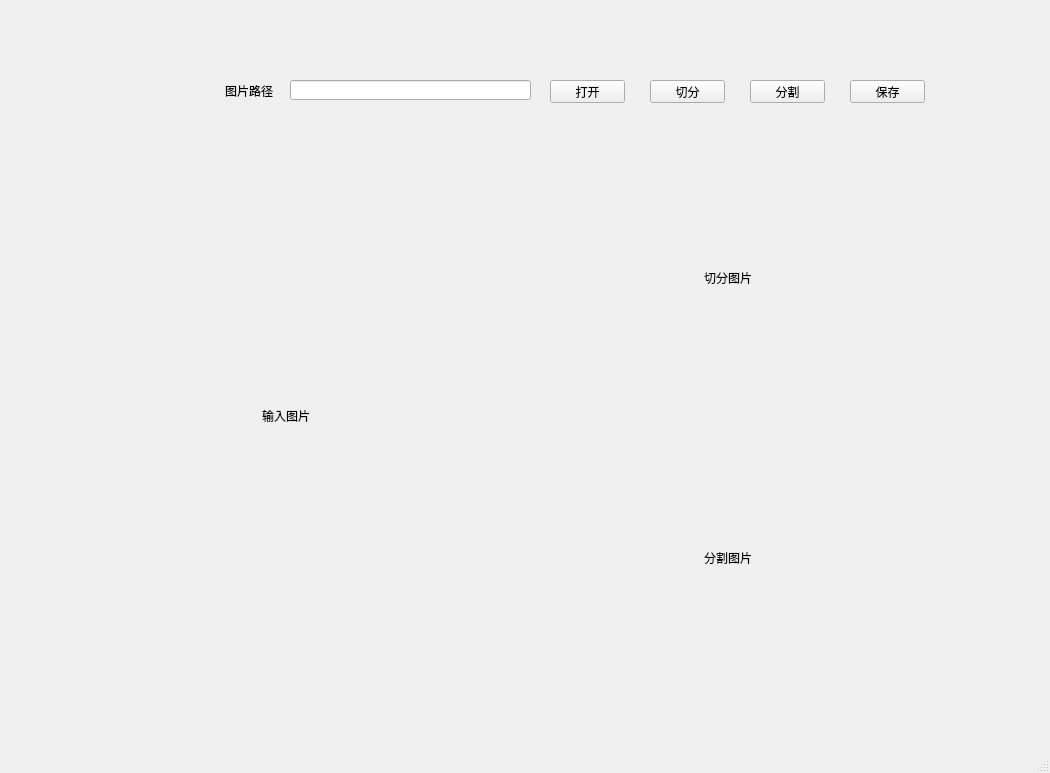
<?xml version="1.0" encoding="UTF-8"?>
<ui version="4.0">
 <class>MainWindow</class>
 <widget class="QMainWindow" name="MainWindow">
  <property name="geometry">
   <rect>
    <x>0</x>
    <y>0</y>
    <width>1050</width>
    <height>773</height>
   </rect>
  </property>
  <property name="windowTitle">
   <string>MainWindow</string>
  </property>
  <widget class="QWidget" name="centralwidget">
   <widget class="QLabel" name="label_InputImg">
    <property name="geometry">
     <rect>
      <x>30</x>
      <y>160</y>
      <width>512</width>
      <height>512</height>
     </rect>
    </property>
    <property name="text">
     <string>输入图片</string>
    </property>
    <property name="alignment">
     <set>Qt::AlignCenter</set>
    </property>
   </widget>
   <widget class="QLabel" name="label_CutImg">
    <property name="geometry">
     <rect>
      <x>600</x>
      <y>150</y>
      <width>256</width>
      <height>256</height>
     </rect>
    </property>
    <property name="text">
     <string>切分图片</string>
    </property>
    <property name="alignment">
     <set>Qt::AlignCenter</set>
    </property>
   </widget>
   <widget class="QLabel" name="label_SegImg">
    <property name="geometry">
     <rect>
      <x>600</x>
      <y>430</y>
      <width>256</width>
      <height>256</height>
     </rect>
    </property>
    <property name="text">
     <string>分割图片</string>
    </property>
    <property name="alignment">
     <set>Qt::AlignCenter</set>
    </property>
   </widget>
   <widget class="QPushButton" name="pushButton_Open">
    <property name="geometry">
     <rect>
      <x>550</x>
      <y>80</y>
      <width>75</width>
      <height>23</height>
     </rect>
    </property>
    <property name="text">
     <string>打开</string>
    </property>
   </widget>
   <widget class="QPushButton" name="pushButton__Cut">
    <property name="geometry">
     <rect>
      <x>650</x>
      <y>80</y>
      <width>75</width>
      <height>23</height>
     </rect>
    </property>
    <property name="text">
     <string>切分</string>
    </property>
   </widget>
   <widget class="QPushButton" name="pushButton_Segment">
    <property name="geometry">
     <rect>
      <x>750</x>
      <y>80</y>
      <width>75</width>
      <height>23</height>
     </rect>
    </property>
    <property name="text">
     <string>分割</string>
    </property>
   </widget>
   <widget class="QPushButton" name="pushButton_Save">
    <property name="geometry">
     <rect>
      <x>850</x>
      <y>80</y>
      <width>75</width>
      <height>23</height>
     </rect>
    </property>
    <property name="text">
     <string>保存</string>
    </property>
   </widget>
   <widget class="QLabel" name="label_ImgPath">
    <property name="geometry">
     <rect>
      <x>225</x>
      <y>85</y>
      <width>54</width>
      <height>12</height>
     </rect>
    </property>
    <property name="text">
     <string>图片路径</string>
    </property>
   </widget>
   <widget class="QLineEdit" name="lineEdit">
    <property name="geometry">
     <rect>
      <x>290</x>
      <y>80</y>
      <width>241</width>
      <height>20</height>
     </rect>
    </property>
   </widget>
  </widget>
  <widget class="QMenuBar" name="menubar">
   <property name="geometry">
    <rect>
     <x>0</x>
     <y>0</y>
     <width>1050</width>
     <height>23</height>
    </rect>
   </property>
  </widget>
  <widget class="QStatusBar" name="statusbar"/>
 </widget>
 <resources/>
 <connections>
  <connection>
   <sender>pushButton_Open</sender>
   <signal>clicked()</signal>
   <receiver>MainWindow</receiver>
   <slot>btnOpen_Clicked()</slot>
   <hints>
    <hint type="sourcelabel">
     <x>578</x>
     <y>122</y>
    </hint>
    <hint type="destinationlabel">
     <x>466</x>
     <y>160</y>
    </hint>
   </hints>
  </connection>
  <connection>
   <sender>pushButton__Cut</sender>
   <signal>clicked()</signal>
   <receiver>MainWindow</receiver>
   <slot>btnCut_Clicked()</slot>
   <hints>
    <hint type="sourcelabel">
     <x>702</x>
     <y>119</y>
    </hint>
    <hint type="destinationlabel">
     <x>461</x>
     <y>220</y>
    </hint>
   </hints>
  </connection>
  <connection>
   <sender>pushButton_Segment</sender>
   <signal>clicked()</signal>
   <receiver>MainWindow</receiver>
   <slot>btnSegment_Clicked()</slot>
   <hints>
    <hint type="sourcelabel">
     <x>782</x>
     <y>111</y>
    </hint>
    <hint type="destinationlabel">
     <x>481</x>
     <y>277</y>
    </hint>
   </hints>
  </connection>
  <connection>
   <sender>pushButton_Save</sender>
   <signal>clicked()</signal>
   <receiver>MainWindow</receiver>
   <slot>btnSave_Clicked()</slot>
   <hints>
    <hint type="sourcelabel">
     <x>877</x>
     <y>117</y>
    </hint>
    <hint type="destinationlabel">
     <x>464</x>
     <y>334</y>
    </hint>
   </hints>
  </connection>
 </connections>
 <slots>
  <slot>btnOpen_Clicked()</slot>
  <slot>btnCut_Clicked()</slot>
  <slot>btnSegment_Clicked()</slot>
  <slot>btnSave_Clicked()</slot>
 </slots>
</ui>
